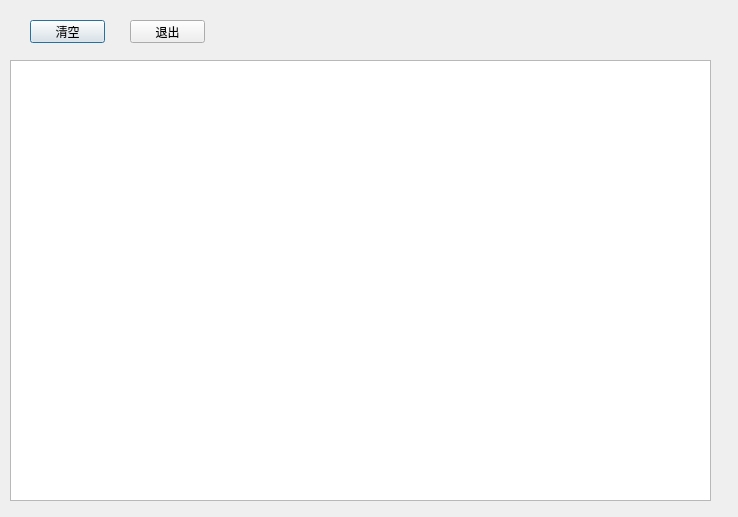
<?xml version="1.0" encoding="UTF-8"?>
<ui version="4.0">
 <class>journal</class>
 <widget class="QDialog" name="journal">
  <property name="geometry">
   <rect>
    <x>0</x>
    <y>0</y>
    <width>738</width>
    <height>517</height>
   </rect>
  </property>
  <property name="windowTitle">
   <string>Dialog</string>
  </property>
  <widget class="QPushButton" name="journal_OK">
   <property name="geometry">
    <rect>
     <x>30</x>
     <y>20</y>
     <width>75</width>
     <height>23</height>
    </rect>
   </property>
   <property name="text">
    <string>清空</string>
   </property>
  </widget>
  <widget class="QPushButton" name="Exit">
   <property name="geometry">
    <rect>
     <x>130</x>
     <y>20</y>
     <width>75</width>
     <height>23</height>
    </rect>
   </property>
   <property name="text">
    <string>退出</string>
   </property>
  </widget>
  <widget class="QTableView" name="tableView">
   <property name="geometry">
    <rect>
     <x>10</x>
     <y>60</y>
     <width>701</width>
     <height>441</height>
    </rect>
   </property>
  </widget>
 </widget>
 <resources/>
 <connections/>
</ui>
